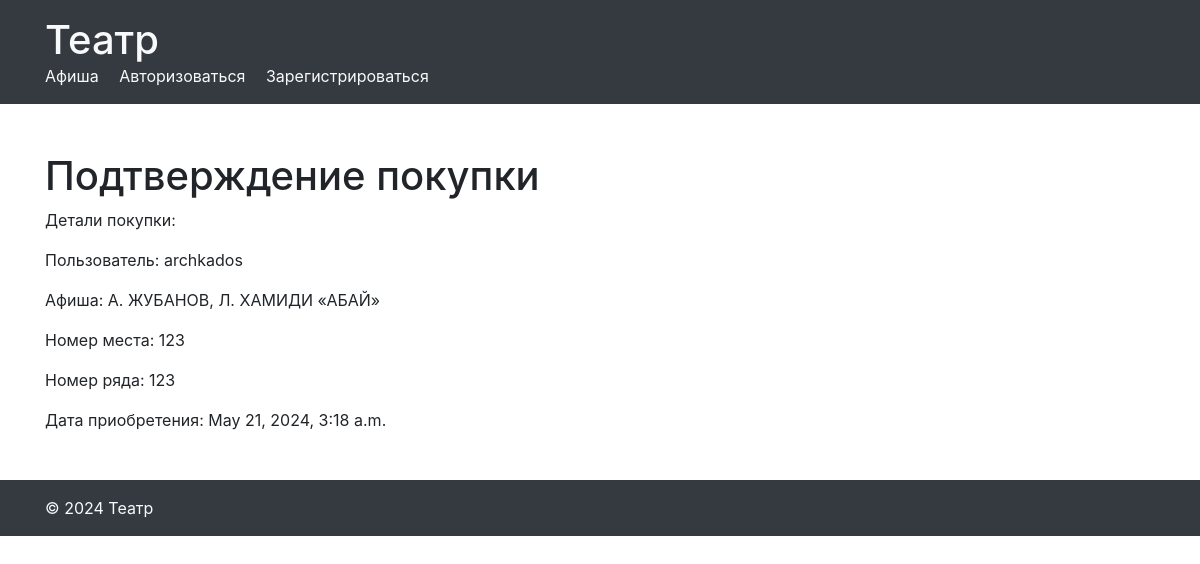
The app's page /confirm-purchase/1/ with its own data.
### playbills/models.py (models this page shows, shortened)
class Ticket(models.Model):
    user = models.ForeignKey(User, on_delete=models.CASCADE)
    playbill = models.ForeignKey(Playbill, on_delete=models.CASCADE)
    purchase_date = models.DateTimeField(auto_now_add=True)
    seat_number = models.CharField(max_length=10, null=True)
    row_number = models.IntegerField(null=True)
    is_confirmed = models.BooleanField(default=False)

class Playbill(models.Model):
    title = models.CharField(max_length=100)
    date = models.DateField()
    price = models.DecimalField(max_digits=10, decimal_places=2)
    image = models.ImageField(upload_to='playbill_images/', default='')

### playbills/views.py (the view)
# urls.py: path('confirm-purchase/<int:ticket_id>/', confirm_purchase, name='confirm_purchase'),
def confirm_purchase(request, ticket_id):
    ticket = Ticket.objects.get(id=ticket_id)
    return render(request, 'playbills/confirm_purchase.html', {'ticket': ticket})

### playbills/templates/playbills/confirm_purchase.html (shortened to what this page needs)
{% extends "base_generic.html" %}
{% load static %}
{% block content %}
<!DOCTYPE html>
<html lang="en">
<head>
</head>
<body>
    <h1>Подтверждение покупки</h1>
    <p>Детали покупки:</p>
    <p>Пользователь: {{ ticket.user.username }}</p>
    <p>Афиша: {{ ticket.playbill.title }}</p>
    <p>Номер места: {{ ticket.seat_number }}</p>
    <p>Номер ряда: {{ ticket.row_number }}</p>
    <p>Дата приобретения: {{ ticket.purchase_date }}</p>
</body>
</html>
{% endblock %}

### records on screen
Ticket: user.username "archkados", playbill "А. ЖУБАНОВ, Л. ХАМИДИ «АБАЙ»", seat_number "123", row_number "123", purchase_date "May 21, 2024, 3:18 a.m."
